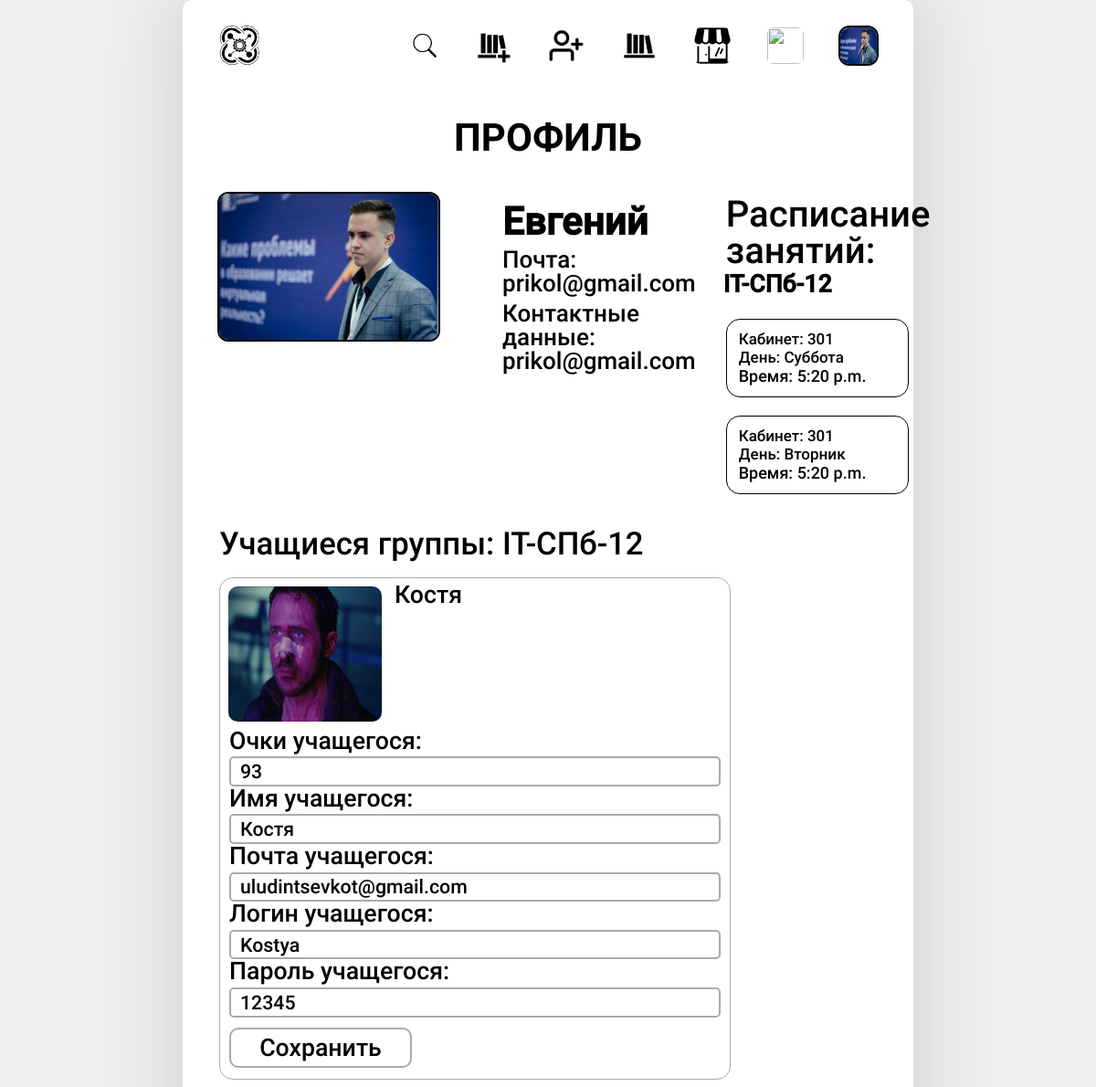
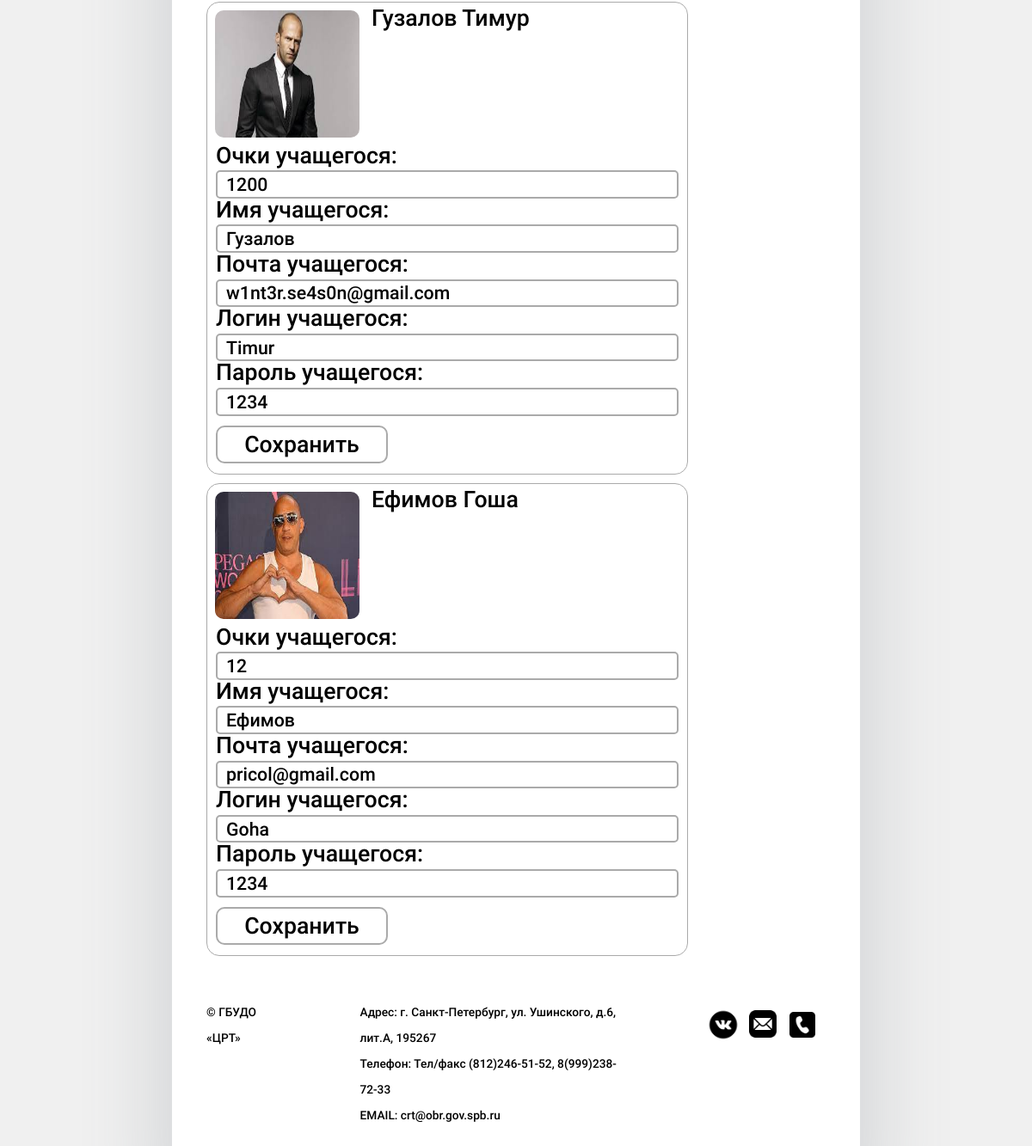
/teacher/1/ (signed in), run on the app's committed database (2 pictures, top to bottom).
### base/models.py (models this page shows, shortened)
class Teacher(models.Model):
    name = models.CharField(max_length=80)
    photo = models.ImageField(upload_to='photos/%Y/%m/%d/')
    age = models.IntegerField()
    email = models.EmailField(max_length=200)
    time_created = models.DateTimeField(auto_now_add=True)
    login = models.CharField(max_length=40)
    password = models.CharField(max_length=40)
    size = models.CharField(max_length=10)
    favorite = models.ManyToManyField(Competitions, null=True, blank=True)
    city = models.CharField(max_length=255, default="none")
    class Meta:
        unique_together = ('email', 'login', 'password', 'age', 'name')

class Group(models.Model):
    name = models.CharField(max_length=60)
    direction = models.TextChoices('kvantumType',
                                     'VR IT MEDIA IND-DESIGN ENERGY BIO NEURO NANO HI-TECH GEO AERO IND-ROBO')
    timetable = models.ManyToManyField(Timetable, verbose_name="Дни учёбы")
    pupils = models.ManyToManyField(Account, blank=True, null=True)
    teachers = models.ForeignKey(Teacher, blank=True, null=True, on_delete=models.SET_NULL)

class Timetable(models.Model):
    classroom = models.CharField(max_length=50)
    dayWeek = models.CharField(max_length=50)
    time = models.TimeField(auto_now=False, auto_now_add=False,default=None)

class Account(models.Model):
    name = models.CharField(max_length=80)
    description = models.CharField(max_length=200)
    tag = models.CharField(max_length=20, verbose_name="Tag", unique=True)
    photo = models.ImageField(upload_to='photos/%Y/%m/%d/')
    age = models.IntegerField()
    email = models.EmailField(max_length=200)
    time_created = models.DateTimeField(auto_now_add=True)
    rank = models.IntegerField(default=0)
    login = models.CharField(max_length=40)
    password = models.CharField(max_length=40)
    score = models.IntegerField(default=0)
    contact = models.CharField(max_length=80, null=True)
    size = models.CharField(max_length=10)
    city = models.CharField(max_length=255, default="none")
    favorite = models.ManyToManyField(Competitions, null=True, blank=True)
    buys = models.ManyToManyField(Buy, null=True)
    class Meta:
        unique_together = ('email', 'login', 'password', 'age', 'name')

### base/views.py (the view)
# urls.py: path('teacher/<str:pk>/', views.teacher, name="teacher"),
def teacher(request, pk):
    if "id" in request.session:
        id_per = int(request.session['id'])
        type_acc = request.session['type']
        if type_acc=="teacher":
            tt = True
        print(type_acc)
        if type_acc=="teacher":
            teacher = Teacher.objects.get(id=id_per)
            group = Group.objects.all()
            group = teacher.group_set.all()
            context = {'account': teacher, 'group': group, 'type': tt}
            return render(request, 'base/teacher.html', context)
        else:
            return redirect(f'/account/{id_per}')
    else:
        return redirect('/login')

### base/templates/base/teacher.html (shortened to what this page needs)
{% extends 'main.html' %}
{% load static %}
{% block title %}<h1 class="heading" style="font-family: 'RobotoBold';">ПРОФИЛЬ</h1>{% endblock title %}
{% block content %}
    <div class="account-info">
        <div class="account-info__logo">
            <img class="account-info__avatar" src="{{account.photo.url}}" alt="" srcset="">
        </div>
        <div class="account-info__info">
            <div class="account-info__name">{{account.name}}</div>
            <div class="account-info__email">
                <span>Почта:<br>{{account.email}}</span>
            </div>
            <div class="account-info__email">
                <span>Контактные данные:<br>{{account.email}}</span>
            </div>
        </div>
    <div class="account-timetable">
        <div class="account-timetable__title">Расписание занятий:</div>
        {% for onegroup in group %}
        <div style="display: flex;flex-direction: column;">
        <div class="teacherdiv">{{onegroup.name}}</div><br>
            {% for lesson in onegroup.timetable.all %}
                <div class="account-timetable__block">
                    <div class="account-timetable__office">Кабинет: {{lesson.classroom}}</div>
                    <div class="account-timetable__office">День: {{lesson.dayWeek}}</div>
                    <div class="account-timetable__time">Время: {{lesson.time}} </div>
                </div>
                <br>
            {% endfor %}
        </div>
        {% endfor %}
    </div></div>
        {% for onegroup in group %}
        <div class="students-list__title">Учащиеся группы: {{onegroup.name}}</div>
            <div class="students-list">
            {% for student in onegroup.pupils.all %}
                {% if student.name != account.name %}
                    <div class="student-block">
                        <div class="student-header">
                            <img class="student-photo" src="{{student.photo.url}}" alt="" srcset="">
                            <h2 class="student-name">{{student.name}}</h2>
                        </div>
                        <div class="student-info">
                            <p class="student-info-text">Очки учащегося:</p>
                            <input id="{{student.id}}_point" class="student-score__input" type="text" value={{student.rank}}></input>
                            <p class="student-info-text">Имя учащегося:</p>
                            <input id="{{student.id}}_name" class="student-score__input" type="text" value={{student.name}}></input>
                            <p class="student-info-text">Почта учащегося:</p>
                            <input id="{{student.id}}_email" class="student-score__input" type="text" value={{student.email}}></input>
                            <p class="student-info-text">Логин учащегося:</p>
                            <input id="{{student.id}}_login" class="student-score__input" type="text" value={{student.login}}></input>
                            <p class="student-info-text">Пароль учащегося:</p>
                            <input id="{{student.id}}_pass" class="student-score__input" type="text" value={{student.password}}></input>
                            <div class="student-save_section">
                                <button class="student-score__button" onClick="pointsChange({{student.id}});">Сохранить</button>
                            </div>
                        </div>
                    </div>
                {% endif %}
            {% endfor %}
        {% endfor %}
    </div>
    {% endblock content %}

### templates/main.html (shortened to what this page needs)
<!DOCTYPE html>
{% load static %}
<head>
	<link href = "{% static 'fonts/stylesheet.css' %}" rel = "stylesheet" type = "text/css" >
	<link rel="stylesheet" type="text/css" href="{% static 'css/style.css' %}">
	<link rel="stylesheet" type="text/css" href="{% static 'css/project.css' %}">
	<link rel="stylesheet" type="text/css" href="{% static 'css/style2.css' %}">
</head>
<body id="body">
	<div class="container shadow_bc">
		<header>
			<a class="main_kvantorium_ico" href="{% url 'home' %}"><img src="{% static 'img/logo.svg' %}" class="logo"></a>
			<nav id="navbar" class="go_right">
				<div class="header__buttons">
					<form {% if competition %} action="{% url 'competitions' %}" {%else%} action="{% url 'projects' %}" {% endif %}method="get" class="search" id="search">
						<button style="height: 30px; width: 30px" type="button" id="search_button"><img src="{% static 'img/search.png' %}" style="height: 30px;"  alt=""></button>
					</form>
					{% if type %}
						<a href="/addproject/"><img class="shop-avatar" style=" width: 40px; height: 40px;" src="{% static 'img/addproject.svg'%}" alt="" srcset=""></a>
						<a href="/addaccount/"><img class="shop-avatar" style=" width: 40px; height: 40px;" src="{% static 'img/addStudent.svg'%}" alt="" srcset=""></a>
					{% endif %}
					<a href="/projects/"><img class="shop-avatar" style=" width: 40px; height: 40px;" src="{% static 'img/projects.svg'%}" alt="" srcset=""></a>
					<a href="/shop/"><img class="shop-avatar" style=" width: 40px; height: 40px;" src="{% static 'img/shop_icon.png'%}" alt="" srcset=""></a>
					<a href="/competitions/"><img class="shop-avatar" style=" width: 40px; height: 40px;" src="{% static 'img/competitions.svg'%}" alt="" srcset=""></a>
					<a href="/login/">
						{% if account.photo.url %}
							<img class="account-info__avatar" style="width: 40px; height: 40px; " src="{{account.photo.url}}" alt="" srcset="">
						{% else %}
							<img class="shop-avatar" style="width: 40px; height: 40px; box-shadow: 0 0 0 2px black;" src="{% static 'img/person.png' %}" alt="" srcset="">
						{% endif %}</a>
				</div>
			</nav>
			</header>
		{% block title %}<h1 class="heading" style="font-family: 'RobotoBold';">ПРОЕКТЫ КВАНТОРИАНЦЕВ</h1>{% endblock title %}
		{% block content %}
		{% endblock content %}
		{% include 'footer.html' %}
	</div>
</body>

### base/static/css/style.css (style rules this page uses)
button { background-color: #00000000; }
* { color: rgb(0, 0, 0); font-family: 'RobotoMedium'; font-style: normal; padding: 0; margin: 0; border: 0; }
*,*:before,*:after { -moz-box-sizing: border-box; -webkit-box-sizing: border-box; box-sizing: border-box; }
nav,footer,header,aside { display: block; }
html,body { background-color: #f0f0f0; height: 100%; width: 100%; font-size: 100%; line-height: 1; font-size: 14px; -ms-text-size-adjust: 100%; -moz-text-size-adjust: 100%; -webkit-text-size-adjust: 100%; }
input,button,textarea { font-family:inherit; }
button { cursor: pointer; }
a, a:visited { background-color: #00000000 ;text-decoration: none; }
img { vertical-align: top;pointer-events: none; }
h1,h2,h3,h4,h5,h6 { font-size:inherit;font-weight: 400; }
.main_kvantorium_ico { margin: 0; height: 100%; width: 100%; align-self: center; }
.container { margin: 0px 220px 0; background-color: #ffffff; border: 40px white solid; border-top-width: 0px; border-bottom-width: 0px; border-radius: 10px; box-shadow: 20px 20px 20px 20px black; padding: 0 0 14px 0; }
.shadow_bc { -webkit-box-shadow: 0px 0px 93px 16px rgba(94, 107, 116, 0.2); -moz-box-shadow: 0px 0px 93px 16px rgba(94, 107, 116, 0.2); box-shadow: 0px 0px 93px 16px rgba(94, 107, 116, 0.2); }
header { justify-content: space-between; display: flex; padding: 20px 0 0 0; margin: 0; color: rgb(0, 0, 0); }
.logo { height: 113px; }
.header__buttons { display: flex; flex-direction: row; align-items: center; }
.header__buttons * { margin-left: calc(var(--index) * 1); border-radius: 7px; }
.heading { background-color: rgba(0, 0, 0, 0); -webkit-animation-duration: 1s; animation-duration: 1s; -webkit-animation-fill-mode: both; animation-fill-mode: both; -webkit-animation-name: fadeOut; animation-name: fadeOut; padding-top: 50px; text-align: center; font-size: 3em; }
a { z-index: 7; opacity: 1; position: relative; background-color: rgba(0, 0, 0, 0); font-size: 130%; margin: 10px 0; }
h2 { z-index: 7; opacity: 1; position: relative; background-color: rgba(0, 0, 0, 0); font-size: 130%; }
p { background-color: rgba(0, 0, 0, 0); }
span { background-color: #00000000; font-size: 98%; font-style: bold; }
@media (max-width: 1440px) { .container { margin: 10px 200px 0; } }

### data on the page
Teacher: photo (picture), name "Евгений", email "prikol@gmail.com"
Group: name "IT-СПб-12"
Timetable: classroom "301", dayWeek "Суббота", time "5:20 p.m."
Timetable: classroom "301", dayWeek "Вторник", time "5:20 p.m."
Account: photo (picture), name "Костя", rank "93", email "uludintsevkot@gmail.com", login "Kostya", password "12345"
Account: photo (picture), name "Гузалов Тимур", rank "1200", email "w1nt3r.se4s0n@gmail.com", login "Timur", password "1234"
Account: photo (picture), name "Ефимов Гоша", rank "12", email "pricol@gmail.com", login "Goha", password "1234"
